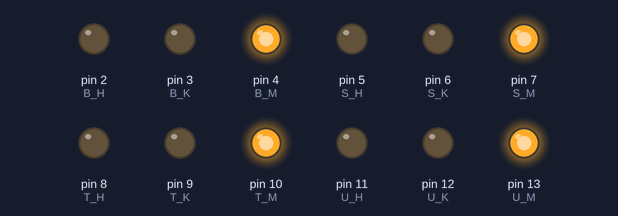
A sketch run on a simulated Arduino Uno, built with avr-gcc and run on an emulated ATmega328P. Parts: output pins drawn as LEDs (lit = HIGH).

Above: at 0.1 s.
At 2.1 s:
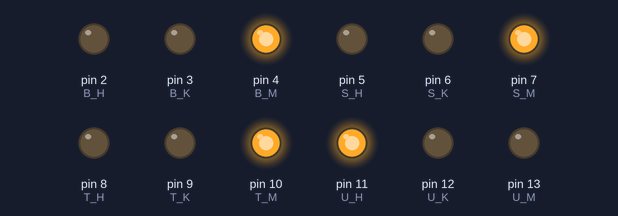
At 8.9 s:
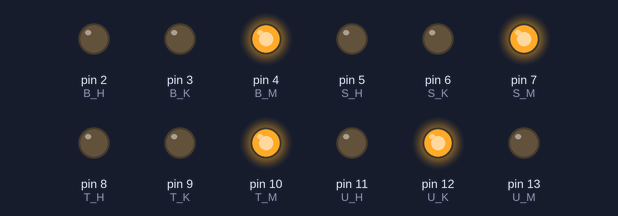
At 17.7 s:
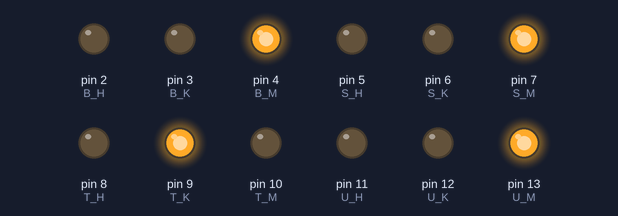
At 26.5 s:
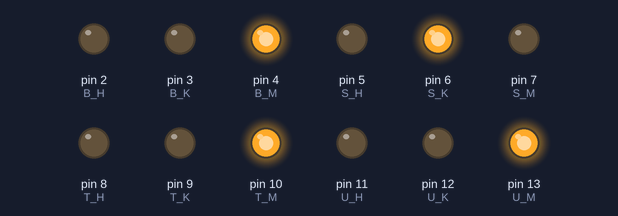
At 35.3 s:
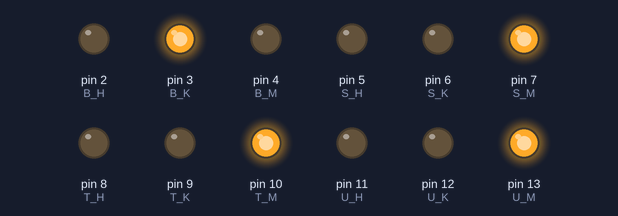
Timing chart, 0 to 38.7 s (numbered marks = the images above):
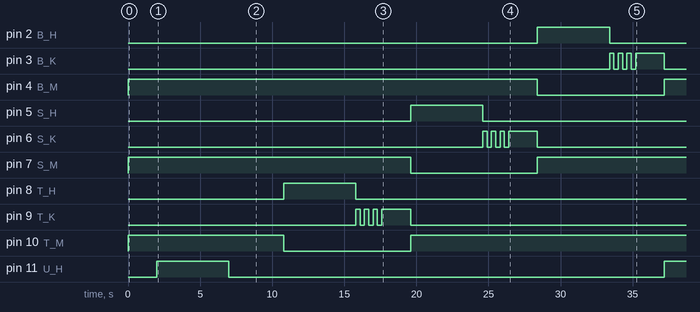

Measured:
- by itself, pin 2 (B_H): LOW → HIGH at 28.4 s, → LOW 5.0 s later
- by itself, pin 3 (B_K), pin 6 (S_K), pin 9 (T_K), pin 12 (U_K): goes 3 × (HIGH 0.30 s, LOW 0.30 s), HIGH 2.0 s, then LOW
- by itself, pin 4 (B_M): HIGH → LOW at 28.4 s, → HIGH 8.8 s later
- by itself, pin 5 (S_H): LOW → HIGH at 19.6 s, → LOW 5.0 s later
- by itself, pin 7 (S_M): HIGH → LOW at 19.6 s, → HIGH 8.8 s later
- by itself, pin 8 (T_H): LOW → HIGH at 10.8 s, → LOW 5.0 s later
- by itself, pin 10 (T_M): HIGH → LOW at 10.8 s, → HIGH 8.8 s later
- by itself, pin 11 (U_H): LOW → HIGH at 2.0 s, → LOW 5.0 s later, → HIGH 30.2 s later

The sketch:

Tugas_3_Andhika_Putra_Restu_Ilahi.ino
```cpp
// Definisi Pin Simpang Utara
const int U_M = 13; const int U_K = 12; const int U_H = 11;
// Definisi Pin Simpang Timur
const int T_M = 10; const int T_K = 9;  const int T_H = 8;
// Definisi Pin Simpang Selatan
const int S_M = 7;  const int S_K = 6;  const int S_H = 5;
// Definisi Pin Simpang Barat
const int B_M = 4;  const int B_K = 3;  const int B_H = 2;

void setup() {
  // Set semua pin sebagai OUTPUT
  for (int i = 2; i <= 13; i++) {
    pinMode(i, OUTPUT);
  }

  // Kondisi Default: Semua Merah
  setSemuaMerah();
  delay(2000);
}

void loop() {
  // Urutan: Utara -> Timur -> Selatan -> Barat
  aktifkanSimpang(U_M, U_K, U_H);
  aktifkanSimpang(T_M, T_K, T_H);
  aktifkanSimpang(S_M, S_K, S_H);
  aktifkanSimpang(B_M, B_K, B_H);
}

// Fungsi untuk mengaktifkan satu simpang
void aktifkanSimpang(int pinM, int pinK, int pinH) {
  // 1. Lampu Hijau Menyala 5 detik
  digitalWrite(pinM, LOW);   // Merah mati
  digitalWrite(pinH, HIGH);  // Hijau nyala
  delay(5000);               // Tunggu 5 detik
  digitalWrite(pinH, LOW);   // Hijau mati

  // 2. Lampu Kuning Kedip 3 kali
  for (int i = 0; i < 3; i++) {
    digitalWrite(pinK, HIGH);
    delay(300);
    digitalWrite(pinK, LOW);
    delay(300);
  }

  // 3. Lampu Kuning Menyala diam 2 detik
  digitalWrite(pinK, HIGH);
  delay(2000);
  digitalWrite(pinK, LOW);

  // 4. Kembali ke Merah
  digitalWrite(pinM, HIGH);
}

// Fungsi pembantu agar semua kondisi awal merah
void setSemuaMerah() {
  digitalWrite(U_M, HIGH); digitalWrite(T_M, HIGH);
  digitalWrite(S_M, HIGH); digitalWrite(B_M, HIGH);

  digitalWrite(U_K, LOW);  digitalWrite(T_K, LOW);
  digitalWrite(S_K, LOW);  digitalWrite(B_K, LOW);

  digitalWrite(U_H, LOW);  digitalWrite(T_H, LOW);
  digitalWrite(S_H, LOW);  digitalWrite(B_H, LOW);
}
```
